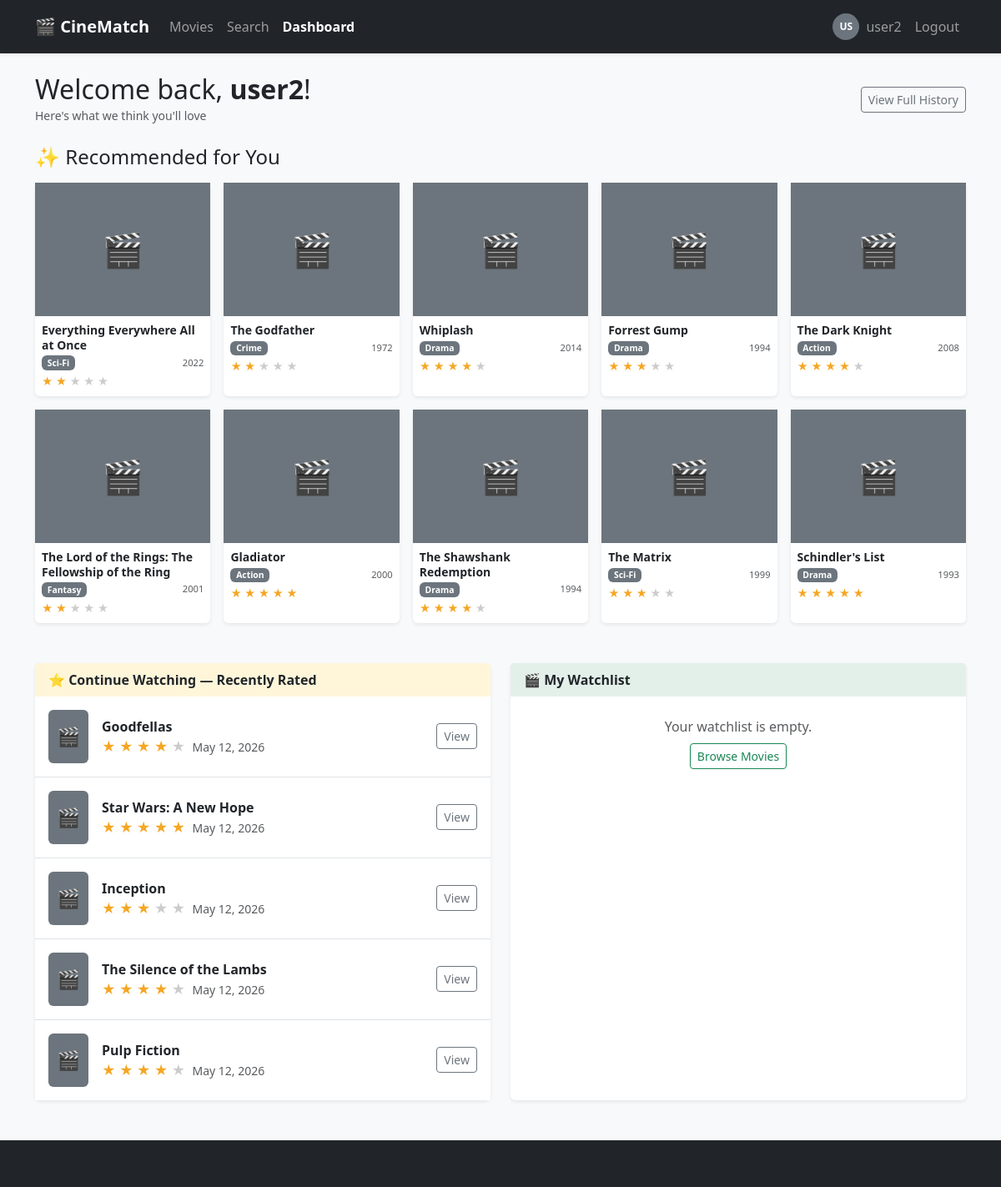
The page /dashboard/ (signed in) on the database as committed earlier.
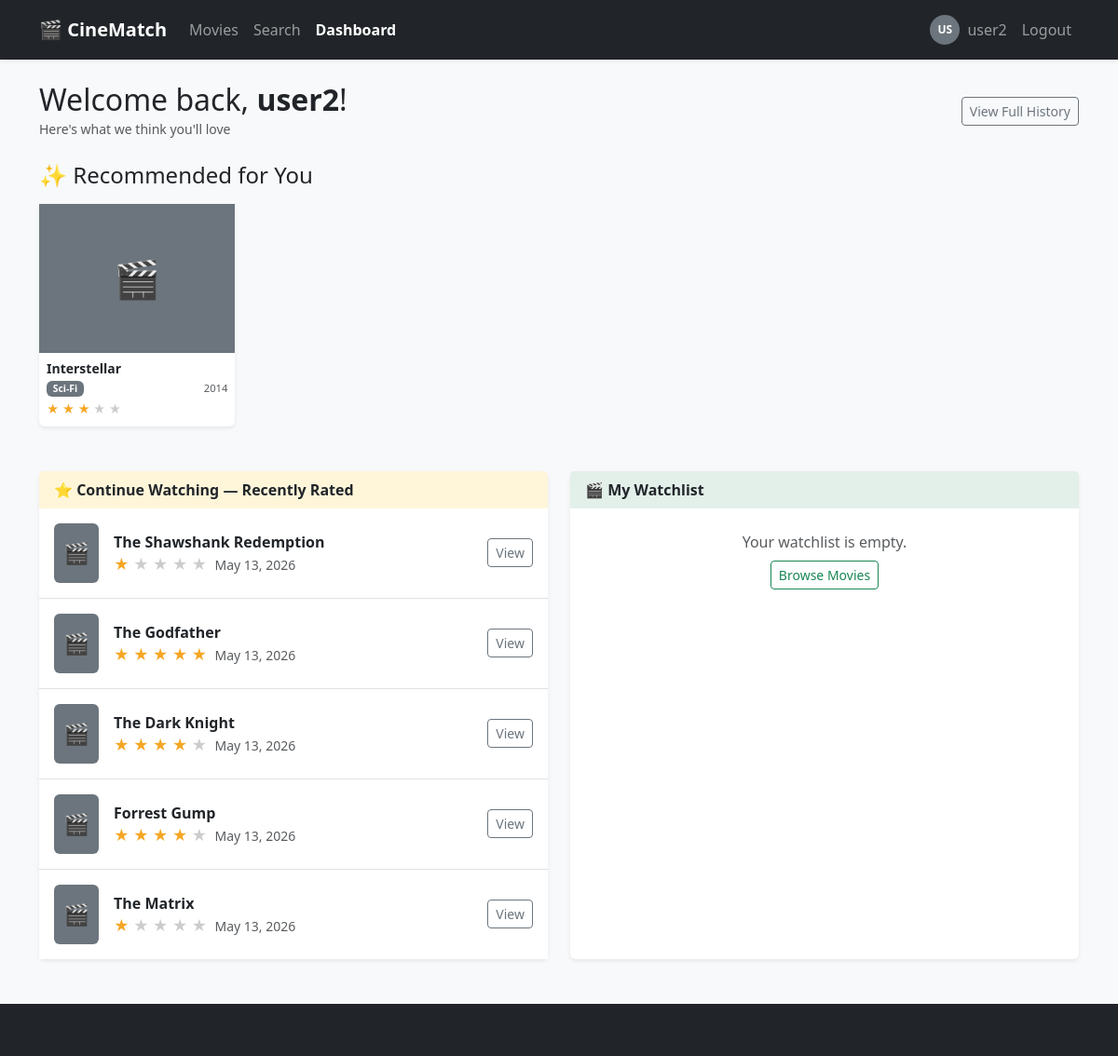
The same page on the database as committed later.
### app/models.py (models this page shows, shortened)
class Recommendation(db.Model):
    __tablename__ = 'recommendations'
    id           = db.Column(db.Integer, primary_key=True)
    user_id      = db.Column(db.Integer, db.ForeignKey('users.id'), nullable=False)
    movie_id     = db.Column(db.Integer, db.ForeignKey('movies.id'), nullable=False)
    score        = db.Column(db.Float)     # ML-ի վստահության գնահատական
    generated_at = db.Column(db.DateTime, default=datetime.utcnow)

class Movie(db.Model):
    __tablename__ = 'movies'
    id          = db.Column(db.Integer, primary_key=True)
    title       = db.Column(db.String(200), nullable=False)
    genre       = db.Column(db.String(100))
    year        = db.Column(db.Integer)
    director    = db.Column(db.String(100))
    description = db.Column(db.Text)
    poster_url  = db.Column(db.String(300))
    avg_rating  = db.Column(db.Float, default=0.0)
    ratings         = db.relationship('Rating', backref='movie', lazy=True)
    watchlist_items = db.relationship('Watchlist', backref='movie', lazy=True)
    recommendations = db.relationship('Recommendation', backref='movie', lazy=True)

class Rating(db.Model):
    __tablename__ = 'ratings'
    id       = db.Column(db.Integer, primary_key=True)
    user_id  = db.Column(db.Integer, db.ForeignKey('users.id'), nullable=False)
    movie_id = db.Column(db.Integer, db.ForeignKey('movies.id'), nullable=False)
    score    = db.Column(db.Integer, nullable=False)   # 1-5
    rated_at = db.Column(db.DateTime, default=datetime.utcnow)
    __table_args__ = (
        db.UniqueConstraint('user_id', 'movie_id', name='unique_user_movie_rating'),
    )

### app/routes/dashboard.py (the view)
@dashboard_bp.route('/')
@login_required
def index():
    recommendations = (Recommendation.query
                       .filter_by(user_id=current_user.id)
                       .order_by(Recommendation.score.desc())
                       .limit(10)
                       .all())
    recent_ratings = (Rating.query
                      .filter_by(user_id=current_user.id)
                      .order_by(Rating.rated_at.desc())
                      .limit(5)
                      .all())
    watchlist = (Watchlist.query
                 .filter_by(user_id=current_user.id)
                 .order_by(Watchlist.added_at.desc())
                 .limit(5)
                 .all())
    return render_template('dashboard/index.html',
                           recommendations=recommendations,
                           recent_ratings=recent_ratings,
                           watchlist=watchlist)

### app/__init__.py (called while the page is built)
@login_manager.user_loader
def load_user(user_id):
    from app.models import User
    return User.query.get(int(user_id))

### app/templates/dashboard/index.html (shortened to what the changed rows need)
{% extends 'base.html' %}
{% block content %}
<div class="d-flex justify-content-between align-items-center mb-4">
    <div>
        <h2 class="mb-0">Welcome back, <strong>{{ current_user.username }}</strong>!</h2>
    </div>
</div>
<section class="mb-5">
    {% if recommendations %}
    <div class="row row-cols-2 row-cols-sm-3 row-cols-md-4 row-cols-lg-5 g-3">
        {% for rec in recommendations %}
        <div class="col">
            <a href="{{ url_for('movies.detail', id=rec.movie_id) }}"
               class="text-decoration-none text-dark">
                <div class="card h-100 shadow-sm border-0 rec-card">
                    {% if rec.movie.poster_url %}
                    <img src="{{ rec.movie.poster_url }}" class="card-img-top"
                         alt="{{ rec.movie.title }}" style="height:160px;object-fit:cover;">
                    {% else %}
                    <div class="d-flex align-items-center justify-content-center bg-secondary text-white"
                         style="height:160px;font-size:2.5rem;">&#127916;</div>
                    {% endif %}
                    <div class="card-body p-2">
                        <p class="card-title fw-semibold mb-1 small lh-sm">{{ rec.movie.title }}</p>
                        <div class="d-flex justify-content-between align-items-center mb-1">
                            <span class="badge bg-secondary" style="font-size:0.65rem;">{{ rec.movie.genre }}</span>
                            <span class="text-muted" style="font-size:0.7rem;">{{ rec.movie.year }}</span>
                        </div>
                        {% if rec.movie.avg_rating %}
                        <div style="font-size:0.8rem;">
                            {% for i in range(1, 6) %}
                                {% if rec.movie.avg_rating >= i - 0.5 %}
                                <span class="star-on">&#9733;</span>
                                {% else %}
                                <span class="star-off">&#9733;</span>
                                {% endif %}
                            {% endfor %}
                        </div>
                        {% endif %}
                    </div>
                </div>
            </a>
        </div>
        {% endfor %}
    </div>
    {% endif %}
</section>
<div class="row g-4">
    <div class="col-lg-6">
        <div class="card shadow-sm border-0 h-100">
            <div class="card-body p-0">
                {% if recent_ratings %}
                <ul class="list-group list-group-flush">
                    {% for r in recent_ratings %}
                    <li class="list-group-item d-flex align-items-center gap-3 py-3">
                        {% if r.movie.poster_url %}
                        <img src="{{ r.movie.poster_url }}" alt=""
                             style="width:48px;height:64px;object-fit:cover;border-radius:4px;flex-shrink:0;">
                        {% else %}
                        <div class="d-flex align-items-center justify-content-center bg-secondary text-white rounded"
                             style="width:48px;height:64px;font-size:1.4rem;flex-shrink:0;">&#127916;</div>
                        {% endif %}
                        <div class="flex-grow-1 overflow-hidden">
                            <a href="{{ url_for('movies.detail', id=r.movie_id) }}"
                               class="text-decoration-none text-dark fw-semibold d-block text-truncate">
                                {{ r.movie.title }}
                            </a>
                            <div>
                                {% for i in range(1, 6) %}
                                    {% if r.score >= i %}
                                    <span class="star-on">&#9733;</span>
                                    {% else %}
                                    <span class="star-off">&#9733;</span>
                                    {% endif %}
                                {% endfor %}
                                <span class="text-muted small ms-1">
                                    {{ r.rated_at.strftime('%b %d, %Y') }}
                                </span>
                            </div>
                        </div>
                        <a href="{{ url_for('movies.detail', id=r.movie_id) }}"
                           class="btn btn-sm btn-outline-secondary flex-shrink-0">View</a>
                    </li>
                    {% endfor %}
                </ul>
                {% else %}
                <div class="p-4 text-muted text-center">
                    <p class="mb-2">You haven't rated any movies yet.</p>
                    <a href="{{ url_for('movies.catalog') }}"
                       class="btn btn-sm btn-outline-warning">Browse Movies</a>
                </div>
                {% endif %}
            </div>
        </div>
    </div>
</div>
{% endblock %}

Rows that differ between the two databases and show on the page:
removed Recommendation: movie "Everything Everywhere All at Once", movie.genre "Sci-Fi", movie.year "2022"
removed Recommendation: movie "The Godfather", movie.genre "Crime", movie.year "1972"
removed Recommendation: movie "Whiplash", movie.genre "Drama", movie.year "2014"
removed Recommendation: movie "Forrest Gump", movie.genre "Drama", movie.year "1994"
removed Recommendation: movie "The Dark Knight", movie.genre "Action", movie.year "2008"
removed Recommendation: movie "The Lord of the Rings: The Fellowship of the Ring", movie.genre "Fantasy", movie.year "2001"
removed Recommendation: movie "Gladiator", movie.genre "Action", movie.year "2000"
removed Recommendation: movie "The Shawshank Redemption", movie.genre "Drama", movie.year "1994"
removed Recommendation: movie "The Matrix", movie.genre "Sci-Fi", movie.year "1999"
removed Recommendation: movie "Schindler's List", movie.genre "Drama", movie.year "1993"
no longer on this page (row unchanged): Rating: movie "Goodfellas", score 4 (drawn), rated_at "May 12, 2026"
no longer on this page (row unchanged): Rating: movie "Star Wars: A New Hope", score 5 (drawn), rated_at "May 12, 2026"
no longer on this page (row unchanged): Rating: movie "Inception", score 3 (drawn), rated_at "May 12, 2026"
no longer on this page (row unchanged): Rating: movie "The Silence of the Lambs", score 4 (drawn), rated_at "May 12, 2026"
no longer on this page (row unchanged): Rating: movie "Pulp Fiction", score 4 (drawn), rated_at "May 12, 2026"
added Recommendation: movie "Interstellar", movie.genre "Sci-Fi", movie.year "2014"
added Rating: movie "The Shawshank Redemption", score 1 (drawn), rated_at "May 13, 2026"
added Rating: movie "The Godfather", score 5 (drawn), rated_at "May 13, 2026"
added Rating: movie "The Dark Knight", score 4 (drawn), rated_at "May 13, 2026"
added Rating: movie "Forrest Gump", score 4 (drawn), rated_at "May 13, 2026"
added Rating: movie "The Matrix", score 1 (drawn), rated_at "May 13, 2026"
